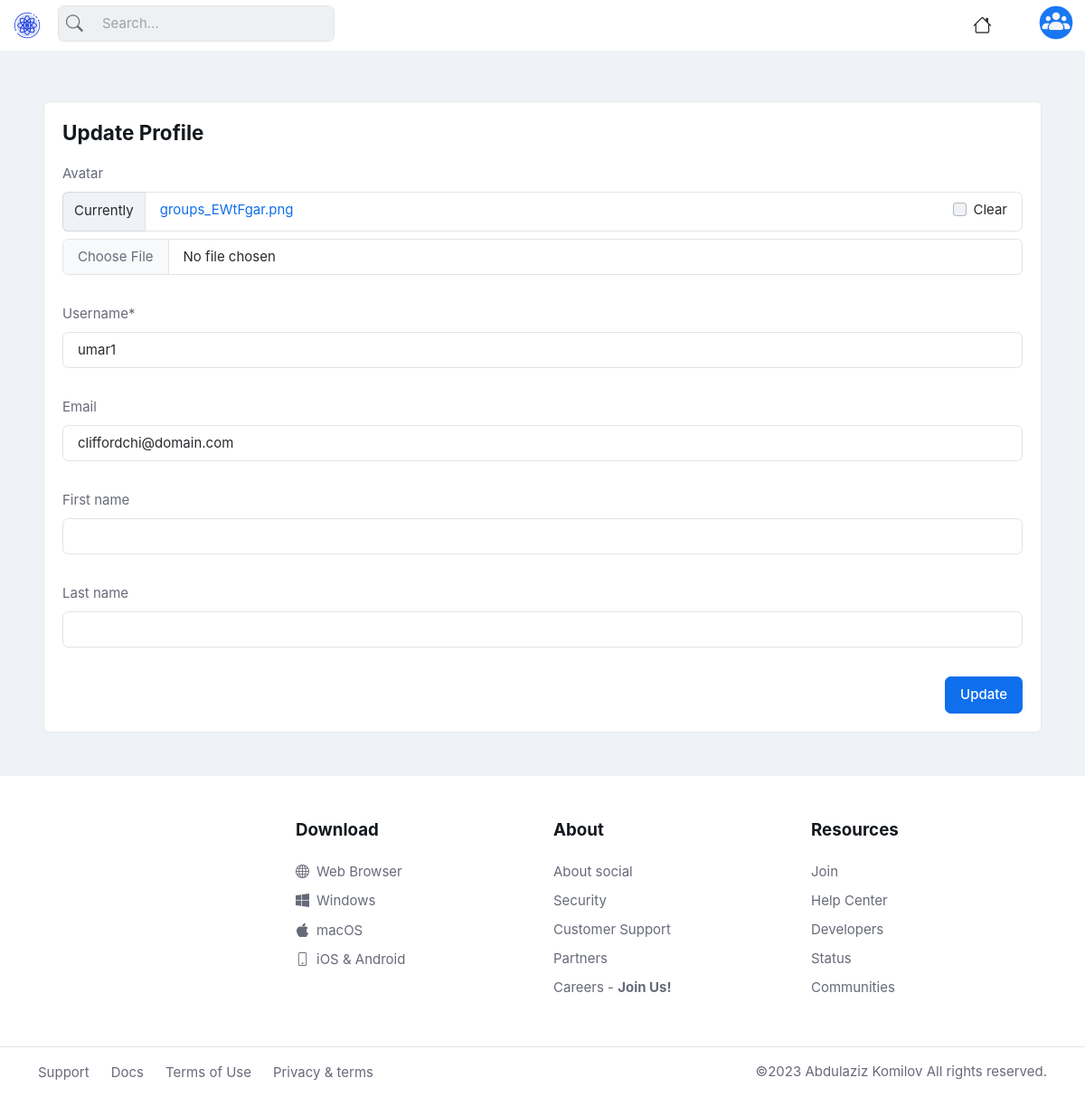
/update-user/ (signed in), run on the app's committed database.
### base/models.py (models this page shows)
class User(AbstractUser):
    username = models.CharField(max_length=255, unique=True)
    email = models.EmailField(max_length=255, blank=True)
    avatar = models.ImageField(null=True, blank=True)
    follower = models.ManyToManyField('User', blank=True)
    USERNAME_FIELD = 'username'
    REQUIRED_FIELDS = []

### base/views.py (the view, shortened to what this page needs)
# urls.py: path('update-user/', views.updateUser, name="update-user"),
@login_required(login_url='login')
def updateUser(request):
    page = 'User Update'
    user = request.user
    form = UserForm(instance=user)
    return render(request, 'registration/update-user.html', {'form': form, 'page': page,})

### base/forms.py
class UserForm(ModelForm):
    class Meta:
        model = User
        fields = ['avatar', 'username', 'email', 'first_name', 'last_name']

### base/views.py (called while the page is built)
def page_name(request):
    url_name = resolve(request.path).url_name
    return {'url_name': url_name}

### templates/registration/update-user.html (shortened to what this page needs)
{% extends 'base.html' %}
{% load crispy_forms_tags %}
{% block content %}
<div class="col-md-8 col-lg-12 p-5">
  <div class="card">
      <div class="card-header border-0 pb-0">
          <h1 class="h4 card-title mb-0">Update Profile</h1>
      </div>
      <div class="card-body">
          <form method="post" class="row g-3" enctype="multipart/form-data">
              {{form|crispy}}
              <div class="col-12 text-end">
                  <button type="submit" class="btn btn-primary mb-0">Update</button>
              </div>
          </form>
      </div>
  </div>
</div>
{% endblock content %}

### templates/links/header.html (shortened to what this page needs)
<header class="navbar-light bg-mode fixed-top">
    <nav class="navbar navbar-icon navbar-expand-lg">
        <div class="container-fluid">
            <a class="navbar-brand" href="{% url 'base:home' %}">
                <img class="light-mode-item navbar-brand-item" src="/media/svg/ds-dark.png">
            </a>
            <div class="collapse navbar-collapse" id="navbarCollapse">
                <div class="nav mb-1 mt-3 mt-lg-0 flex-nowrap align-items-center px-4 px-lg-0">
                    <div class="nav-item w-100">
                        <form class="rounded position-relative" method="get" action="{% url 'base:home' %}"
                            data-dashlane-rid="736652c52ce4da6b" data-form-type="">
                            <input class="form-control ps-5 bg-light" name="q" type="search" placeholder="Search..."
                                aria-label="Search" data-dashlane-rid="22db64f546207a1b" data-form-type="">
                            <button
                                class="btn bg-transparent px-2 py-0 position-absolute top-50 start-0 translate-middle-y"
                                type="submit" data-dashlane-rid="3ced43fdd450e88d" data-form-type=""
                                data-dashlane-label="true"><i class="bi bi-search fs-5"> </i></button>
                        </form>
                    </div>
                </div>
                <ul class="navbar-nav navbar-nav-scroll ms-auto">
                    <li class="nav-item dropdown">
                        <a class="nav-link" href="{% url 'base:home' %}">
                            <i class="bi bi-house"></i>
                        </a>
                    </li>
                </ul>
            </div>
            <ul class="nav flex-nowrap align-items-center ms-sm-3 list-unstyled">
                <li class="nav-item ms-2 dropdown">
                    {% if request.user.is_authenticated %}
                    {% if request.user.avatar %}
                    <a class="nav-link icon-md p-0" href="" id="profileDropdown" aria-haspopup="true"
                        data-bs-toggle="dropdown" aria-expanded="false">
                        <img class="avatar-img rounded-2" src="{{request.user.avatar.url}}" alt="">
                    </a>
                    {% endif %}
                    {% endif %}
                </li>
            </ul>
        </div>
    </nav>
</header>
<div class="mt-5 p-2" id="main">
</div>

### data on the page
User: user.avatar (picture), username "umar1", email "cliffordchi@domain.com"
